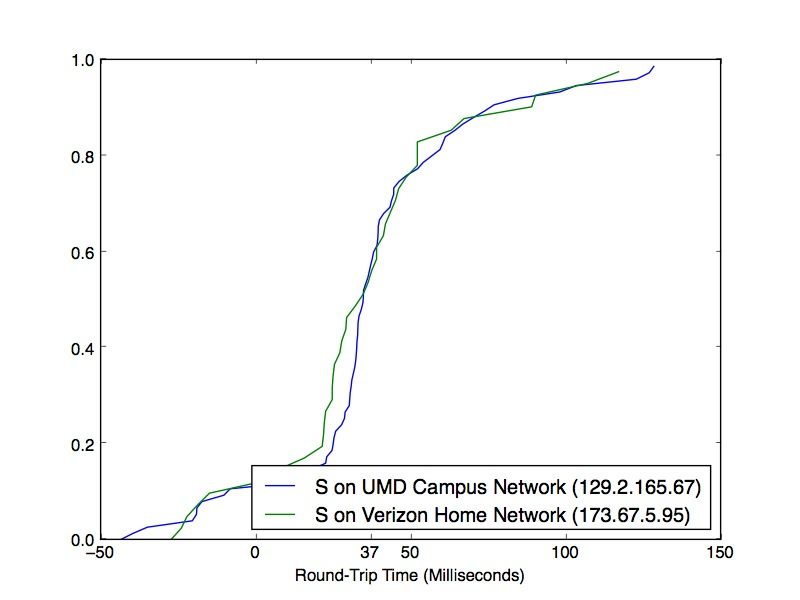

The Python source for this figure:
import numpy as np
import statsmodels.api as sm # recommended import according to the docs
import matplotlib.pyplot as plt
import re

f = open("../data/graph_cp")
r = f.readlines()
xy_cp = []
regex = re.compile("(-*\d+.\d+)")
for l in r:
	if "====" in l:
		temp = regex.findall(l)
		xy_cp.append(float(temp[3]))
print(len(xy_cp))
f.close()

f = open("../data/graph")
r = f.readlines()
xy_home = []
regex = re.compile("(-*\d+.\d+)")
for l in r:
	if "====" in l:
		temp = regex.findall(l)
		xy_home.append(float(temp[3]))
print(len(xy_home))
f.close()

sorted_cp = np.sort(xy_cp)
print(np.mean(sorted_cp))
plt.plot(sorted_cp, np.arange(len(sorted_cp)*1.0)/len(sorted_cp))
sorted_home = np.sort(xy_home)
print(np.mean(sorted_home))
plt.plot(sorted_home, np.arange(len(sorted_home)*1.0)/len(sorted_home))
plt.xticks([-50,0,37,50,100,150])
plt.xlabel("Round-Trip Time (Milliseconds)")
plt.legend(['S on UMD Campus Network (129.2.165.67)', 'S on Verizon Home Network (173.67.5.95)'], loc='lower right')
plt.savefig('cdf.jpg')
